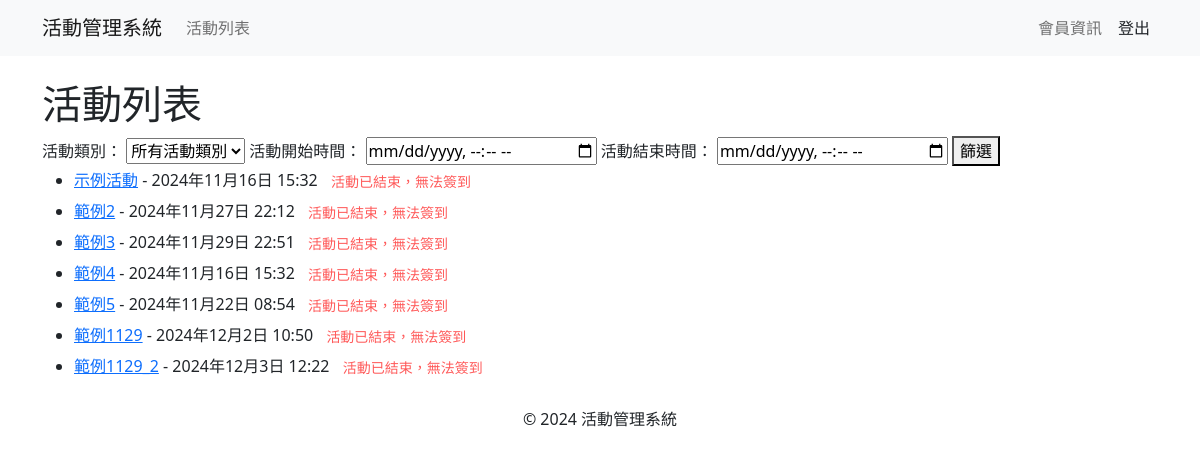
/events/ (signed in), run on an earlier commit of the app's database.
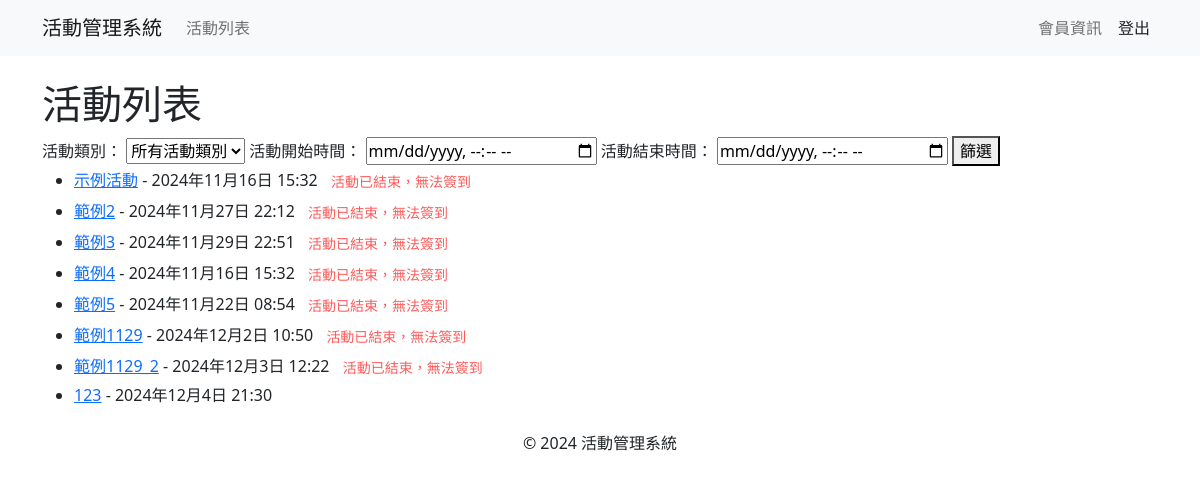
And on a later commit of the database.
### events/models.py (models this page shows, shortened)
class Event(models.Model):
    ACTIVITY_TYPES = [
        ('lecture', '講座'),
        ('seminar', '研討會'),
    ]
    STATUS_CHOICES = [
        ('open', '報名中'),
        ('closed', '報名截止'),
        ('not_open', '尚未開放報名'),
    ]
    name = models.CharField(max_length=200)
    description = models.TextField()
    event_time = models.DateTimeField()
    end_time=models.DateTimeField()
    location = models.CharField(max_length=200)
    capacity_limit = models.PositiveIntegerField()
    registration_start = models.DateTimeField()
    registration_end = models.DateTimeField()
    activity_type = models.CharField(max_length=20, choices=ACTIVITY_TYPES)
    status = models.CharField(max_length=20, choices=STATUS_CHOICES, default='not_open')
    published_time = models.DateTimeField(auto_now_add=True)
    updated_time = models.DateTimeField(auto_now=True)
    poster = models.ImageField(upload_to='posters/', blank=True, null=True)
    language = models.CharField(max_length=100, blank=True, null=True)

### events/views.py (the view, shortened to what this page needs)
# urls.py: path('', views.event_list, name='event_list'),
@login_required(login_url='login')
def event_list(request):
    events = Event.objects.all()
    return render(request, 'events/event_list.html', {
        'events': events,
        'now': now(),  # 傳遞當前時間給模板
    })

### templates/events/event_list.html (shortened to what this page needs)
{% extends 'base.html' %}
{% block content %}
    <h1>活動列表</h1>
    <form method="get" action="{% url 'event_list' %}">
        <label for="activity_type">活動類別：</label>
        <select name="activity_type" id="activity_type">
            <option value="">所有活動類別</option>
        </select>
        <label for="start_time">活動開始時間：</label>
        <input type="datetime-local" name="start_time" id="start_time" value="{{ request.GET.start_time }}">
        <label for="end_time">活動結束時間：</label>
        <input type="datetime-local" name="end_time" id="end_time" value="{{ request.GET.end_time }}">
        <button type="submit">篩選</button>
    </form>
    <ul>
        {% for event in events %}
            <li>
                <a href="{% url 'event_detail' event.id %}">{{ event.name }}</a> - {{ event.event_time }}
                {% if event.end_time <= now %}
                    <button type="button" class="btn btn-sm btn-sm " style="color: red;"  disabled>活動已結束，無法簽到</button>
                {% else %}
                    {% if user.is_staff %}
                        <form action="{% url 'check_in_page' event.id %}" method="get" style="display: inline;">
                            <button type="submit" class="btn btn-primary btn-sm">簽到</button>
                        </form>
                    {% endif %}
                {% endif %}
            </li>
        {% empty %}
            <li>目前沒有活動。</li>
        {% endfor %}
    </ul>
{% endblock %}

What changed in the data, as far as the page shows it:
added Event: name "123", event_time "2024年12月4日 21:30"
